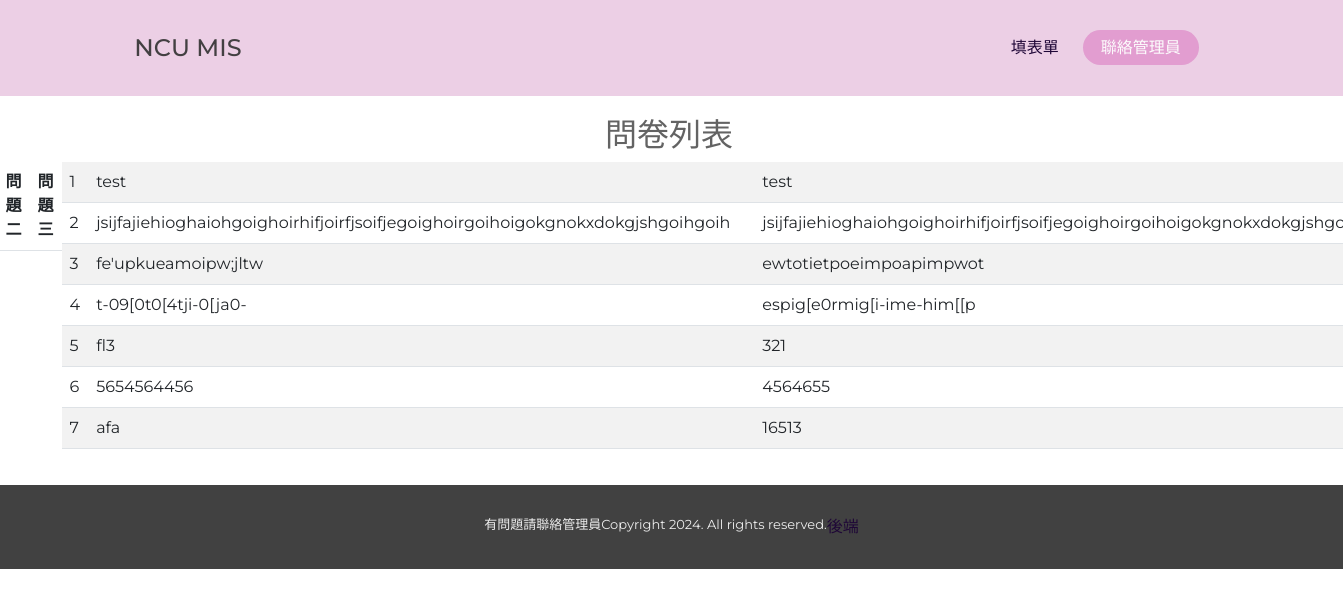
The app's page /post/, older data.
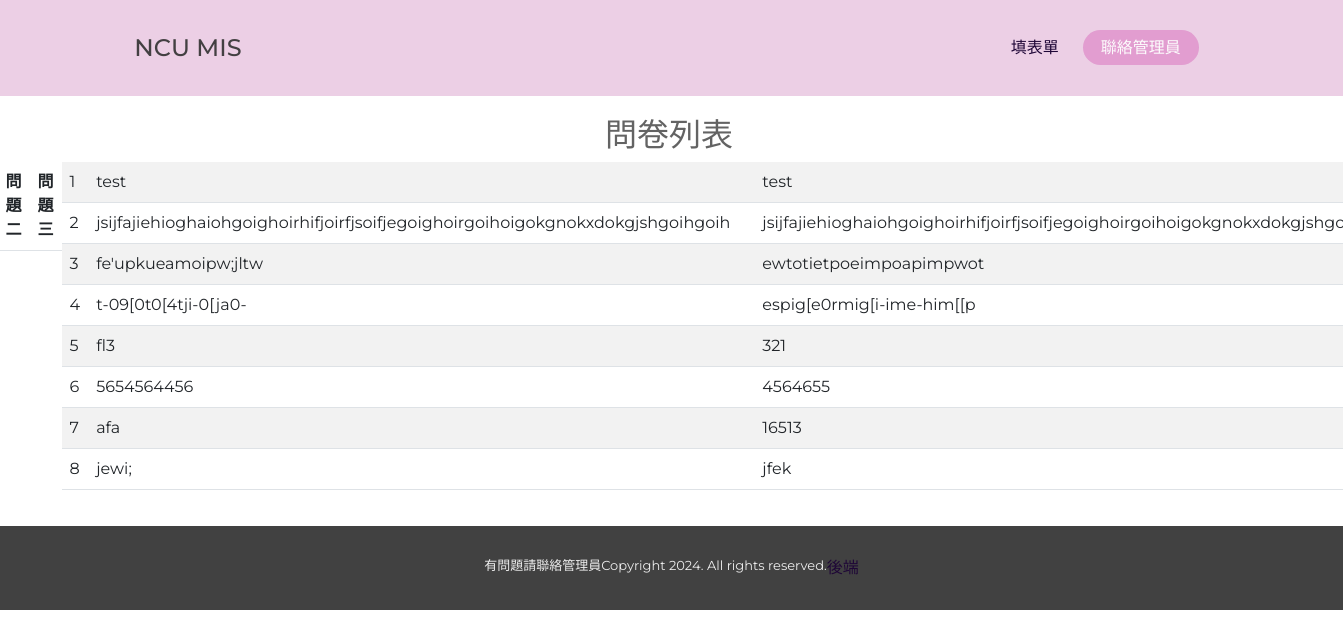
The same page, newer data.
### mysite/models.py (models this page shows, shortened)
class Questionnaire(models.Model):
    name = models.CharField(max_length=4, null=False)
    student_ID = models.CharField(max_length=10)
    question1 = models.CharField(max_length=30, null=False)
    trait1 = models.CharField(max_length=10, null=False)
    trait2 = models.CharField(max_length=10, null=False)
    trait3 = models.CharField(max_length=10, null=False)
    question3 = models.TextField(max_length=30, null=False)
    line_id = models.CharField(max_length=20, default='##########')
    instagram = models.CharField(max_length=20, default='##########')

### mysite/views.py (the view)
# urls.py: path("post/", post, name="post"),
def post(request, slug=None):
    questionnaires = models.Questionnaire.objects.all()
    return render(request, 'post.html', locals())

### templates/post.html (shortened to what this page needs)
{% extends "base.html" %}
{% block content %}
<div class='container'>
    <h2>問卷列表</h2>
    <table class="table table-striped">
        <thead>
            <tr>
                <th>問題二</th>
                <th>問題三</th>
            </tr>
        </thead>
        <tbody>
            {% for num in questionnaires %}
            <tr>
                <td>{{ forloop.counter }}</td>
                <td>{{ num.question1 }}</td>
                <td>{{ num.question2 }}</td>
                <td>{{ num.question3 }}</td>
            </tr>
            {% endfor %}
        </tbody>
    </table>
</div>
{% endblock content %}

Row changes from the older to the newer data that the page shows:
added Questionnaire: question1 "jewi;", question3 "jfek"
